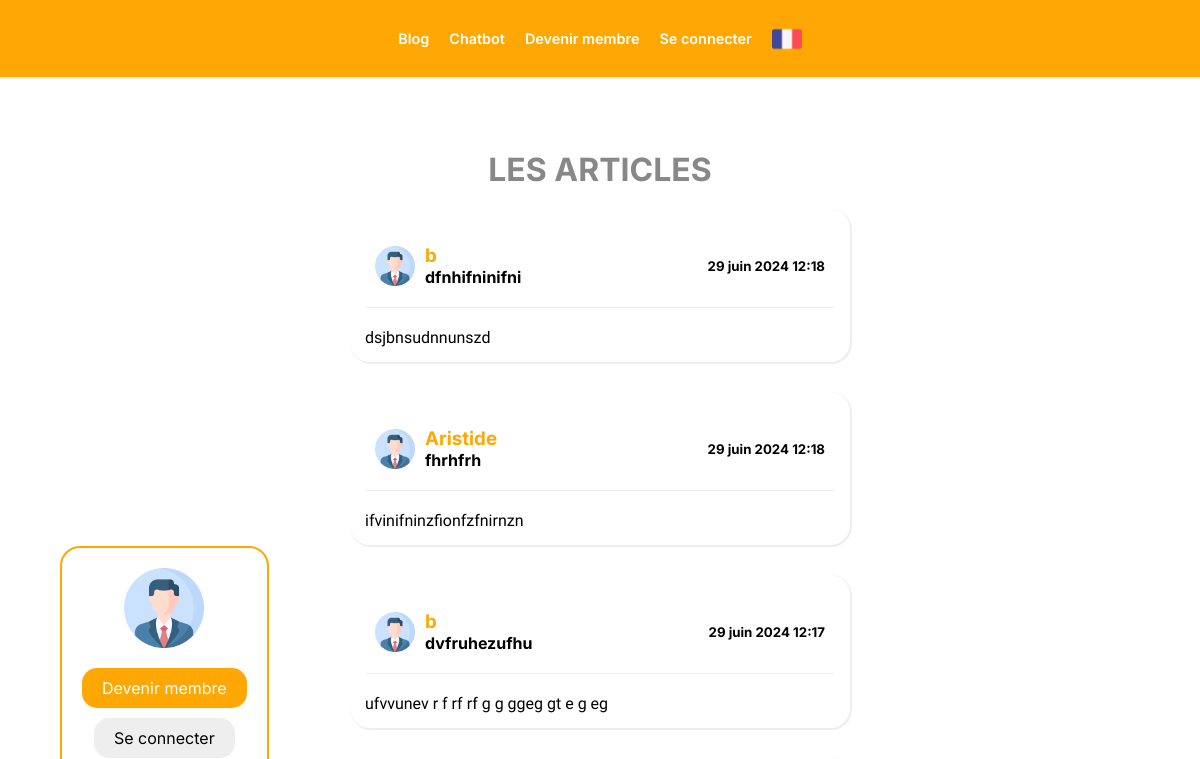
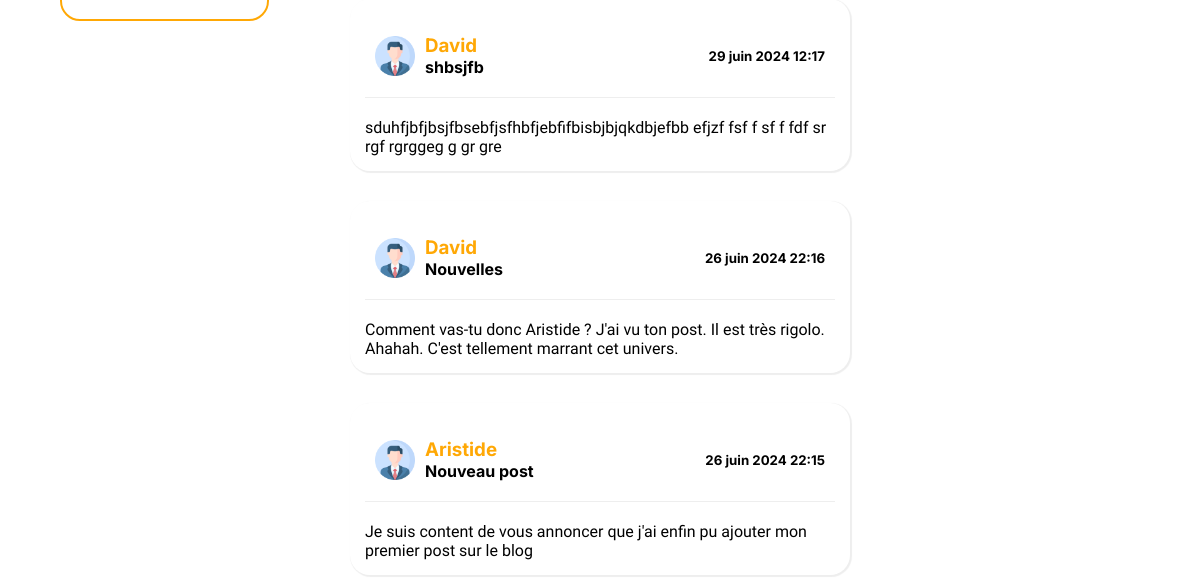
/fr/blog, run on an earlier commit of the app's database (2 pictures, top to bottom).
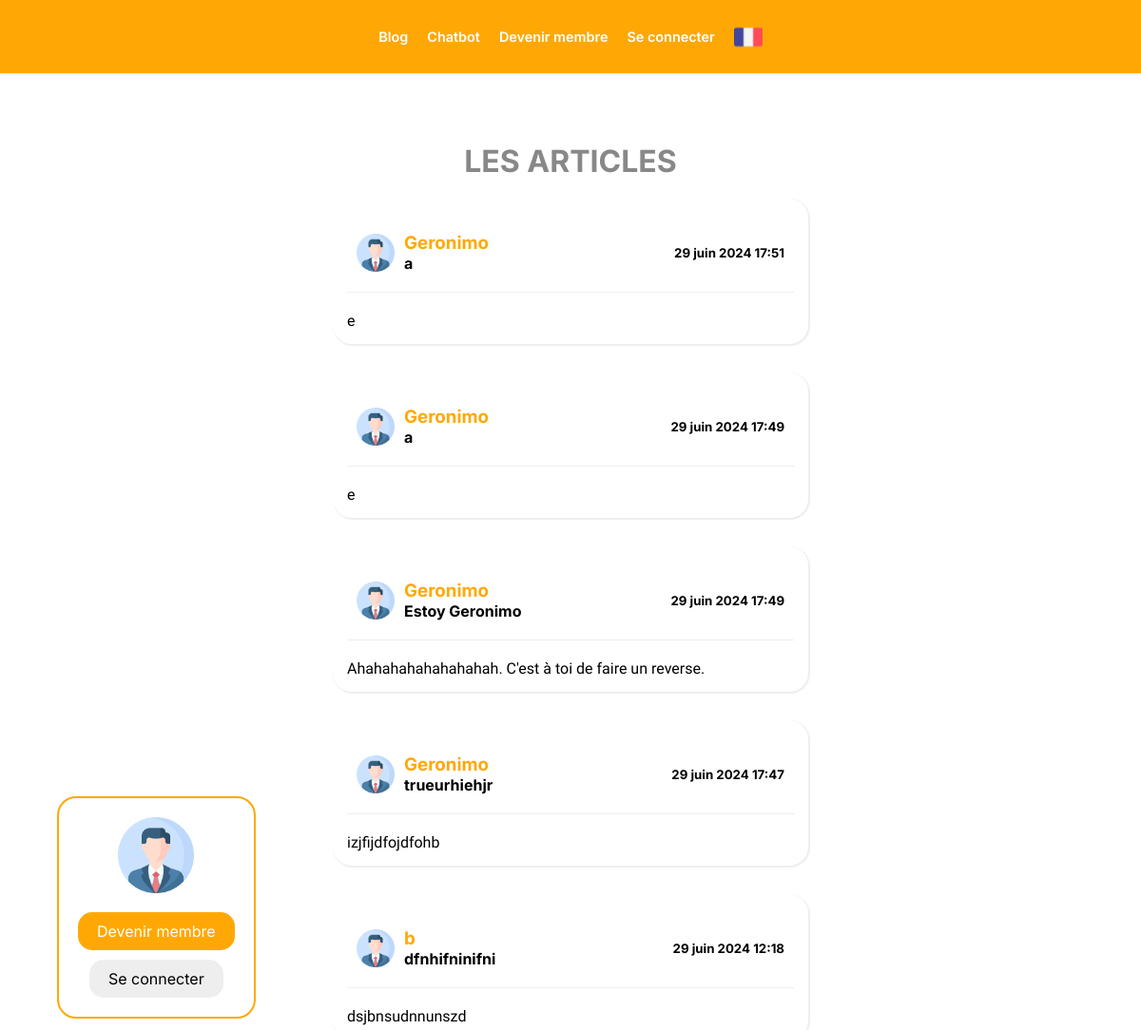
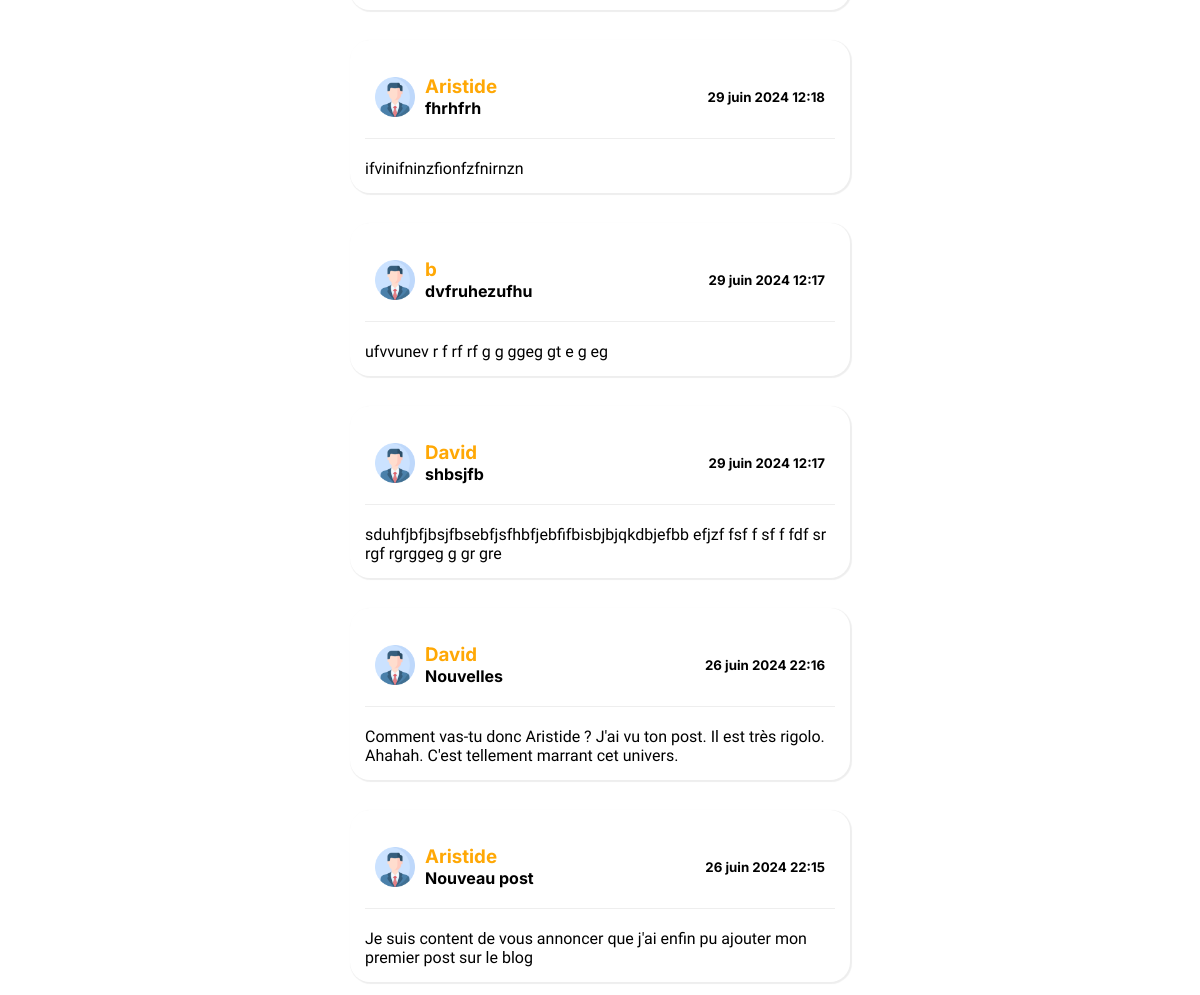
And on a later commit of the database (2 pictures, top to bottom).
### main/models.py (models this page shows, shortened)
class Article(models.Model):
    title: models.CharField = models.CharField(max_length=200, null=False)
    content: models.TextField = models.TextField(null=False)
    publication_date: models.TimeField = models.DateTimeField(auto_now_add=True, null=False)
    user: models.ForeignKey = models.ForeignKey(User, null=True, on_delete=models.SET_NULL)

class User(models.Model):
    username: models.CharField = models.CharField(max_length=200)
    mail: models.EmailField = models.EmailField(null=True)
    password: models.CharField = models.CharField(max_length=200)
    def __str__(self):
        return self.username

### main/views.py (the view)
# urls.py: path('blog', views.articles, name="blog"),
def articles(request):
    bonjour = gettext("bonjour")
    articles = Article.objects.all()
    context: dict = get_route_params("blog", request)
    context["articles"] = articles
    return render(request, "articles/index.html", context = context)

### templates/articles/index.html
{% extends "layout/index.html" %}
{% load i18n %}
{% load static %}
{% block content %}
    <div class="articles">
        <h1>{% translate "Les articles" %}</h1>
        {% for article in articles %}
            <div class="article">
                <div class="top-article">
                    <img src="{% static '/images/profile.png'%}" alt="profile_picture" width="40px" height="40px"/>
                    <div class="info">
                        <div class="left">
                            <h3>{{ article.user }}</h3>
                            <h4>{{ article.title }}</h4>
                        </div>
                        <h5>{{ article.publication_date }}</h5>
                    </div>
                </div>
                <p>{{ article.content }}</p>
            </div>
        {% endfor %}
    </div>
{% endblock %}

### templates/layout/index.html (shortened to what this page needs)
<!DOCTYPE html>
<html lang="en">
    {% load i18n %}
    {% load static %}
    {% get_current_language as language_code %}
    {% get_available_languages as LAN %}
    {% get_language_info_list for LAN as lan%}
<head>
    <link rel="stylesheet" href="{% static '/css/pages.css'%}" />
</head>
<body>
    <nav class="links">
        <a href="{{ blog }}">{% translate "Blog"%}</a>
        <a href="{{ chat }}">{% translate "Chatbot"%}</a>
        {% if id %}
            <a href="{{ logout }}">{% translate "Se déconnecter"%}</a>
        {% else %}
            <a href="{{ signup }}">{% translate "Devenir membre"%}</a>
            <a href="{{ login }}">{% translate "Se connecter"%}</a>
        {% endif %}
        {% if language_code == "fr" %}
            <img src="{% static '/images/flags/france.png'%}" alt="profile_picture" width="30px"/>
        {% endif %}
    </nav>
    <div class="content">
        {% if not is_login_or_signup %}
            <div class="sidecard">
                <img src="{% static '/images/profile.png'%}" alt="profile_picture" width="80px"/>
                <div class="user-info">
                    {% if id %}
                        <p><span>{% translate "Pseudonyme"%}:</span> <span>{{ username }}</span></p>
                        <p><span>{% translate "Email"%}:</span> <span>{{ mail }}</span> </p>
                    {% else %}
                        <a href="{{ signup }}">{% translate "Devenir membre"%}</a>
                        <a href="{{ login }}">{% translate "Se connecter"%}</a>
                    {% endif %}
                </div>
            </div>
        {% endif %}
        {% block content %}{% endblock %}
    </div>
</body>
</html>

### static/css/pages.css (style rules this page uses)
:root { --primary-orange: rgb(255, 168, 5); --secondary-orange: rgb(219, 162, 56); --gray: #EEEEEE; --dark-gray: #888888; }
html, body { width: 100vw; height: 100vh; font-family: "Inter"; }
* { margin: 0; padding: 0; box-sizing: border-box; }
body { position: relative; display: flex; justify-content: flex-start; align-items: center; flex-direction: column; }
.links { position: fixed; display: flex; justify-content: center; align-items: center; width: 100%; height: max-content; padding: 20px 0; top: 0; left: 0; box-shadow: 1px 1px 1px 1px var(--gray); background-color: var(--primary-orange); }
.article { width: 500px; padding: 15px; height: max-content; margin-bottom: 30px; border-radius: 20px; box-shadow: 1px 1px 1px 1px var(--gray); }
.top-article { display: flex; width: 100%; height: max-content; justify-content: center; align-items: center; padding: 20px 10px; margin-bottom: 20px; border-bottom: solid 1px var(--gray); }
.top-article .info { display: flex; width: calc(100% - 40px); height: max-content; padding-left: 10px; justify-content: space-between; align-items: center; }
.top-article h3 { color: var(--primary-orange); }
.links a, .links a:visited { color: white; text-decoration: none; padding: 10px; font-size: 0.9rem; font-weight: 600; }
.links :last-child { padding: 0; margin: 0 10px; cursor: pointer; }
.content { display: flex; width: 100%; justify-content: center; align-items: center; margin-top: 150px; }
.sidecard { position: fixed; top: 40%; left: 5%; display: flex; justify-content: center; align-items: center; flex-direction: column; min-width: 200px; border-radius: 20px; padding: 20px; border: solid 2px var(--primary-orange); }
.user-info { margin-top: 20px; width: 100% }
.user-info { display: flex; flex-direction: column; }
.articles { display: flex; width: calc(100% - 200px - 5%); height: max-content; flex-direction: column-reverse; justify-content: flex-start; align-items: center; overflow: auto; }
.articles h1 { order: 1; }
.articles h1, .newpost h3 { color: var(--dark-gray); text-transform: uppercase; margin-bottom: 20px; text-align: center; }
.login form > button, .signup form > button, .newpost form > button, .sidecard a { padding: 10px 20px; width: max-content; background-color: var(--primary-orange); color: white; border-radius: 15px; border: none; align-self: center; }
.sidecard a { text-decoration: none; }
.sidecard a:nth-child(1) { margin-bottom: 10px; }
.sidecard a:nth-child(2) { background-color: var(--gray); color: black; }
p { font-family: "Raleway"; }

What changed in the data, as far as the page shows it:
added Article: user "Geronimo", title "trueurhiehjr", publication_date "29 juin 2024 17:47", content "izjfijdfojdfohb"
added Article: user "Geronimo", title "Estoy Geronimo", publication_date "29 juin 2024 17:49", content "Ahahahahahahahahah. C'est à toi de faire un reverse."
added Article: user "Geronimo", title "a", publication_date "29 juin 2024 17:49", content "e"
added Article: user "Geronimo", title "a", publication_date "29 juin 2024 17:51", content "e"
